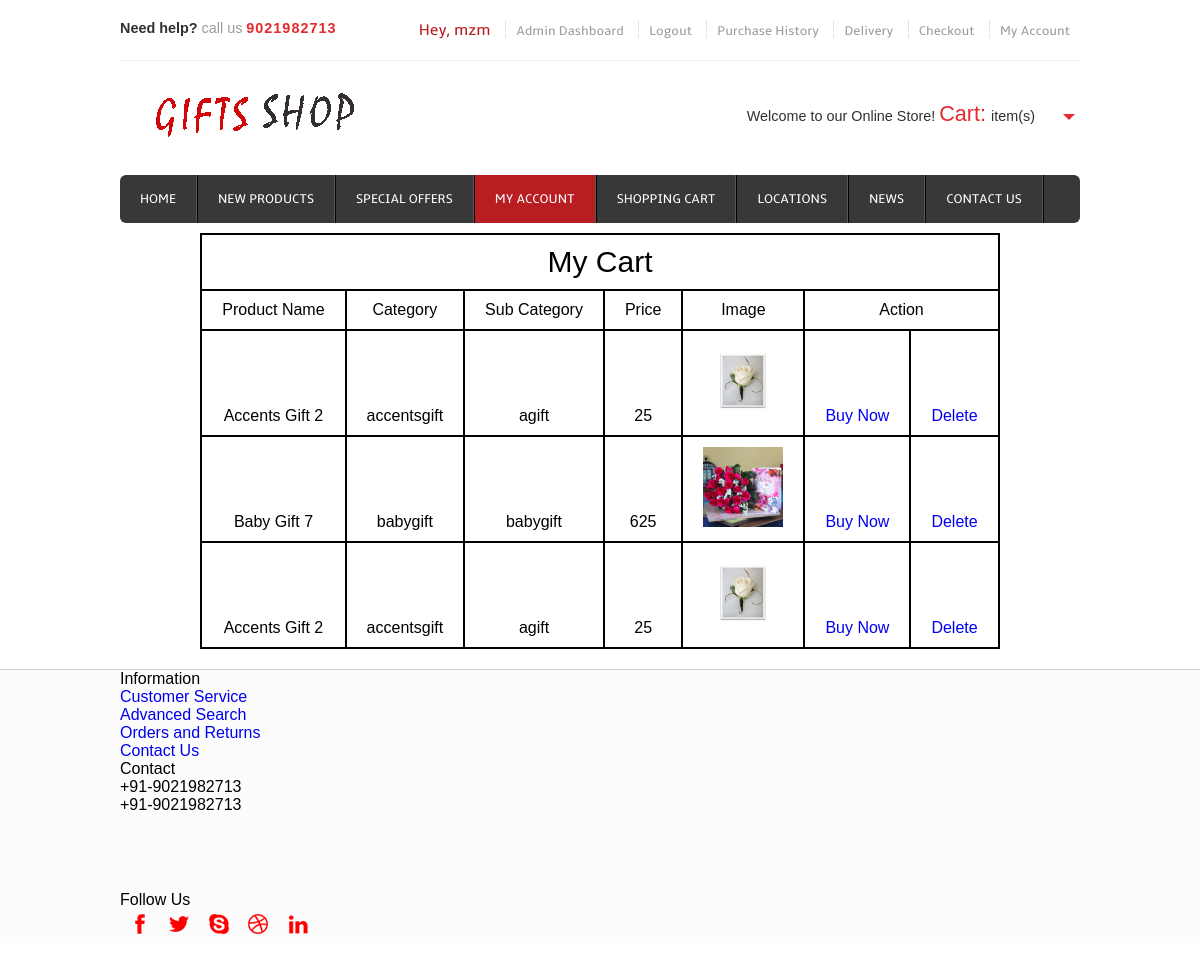
Screenshot of /checkout/ (signed in) with the database file from the repository.
### mycart/models.py (models this page shows)
class Cart(models.Model):
	product_name = models.CharField(max_length=100,null=True)
	desc = models.CharField(max_length=1000,null=True)
	category = models.CharField(max_length=100,null=True)
	subcategory = models.CharField(max_length=100,null=True)
	price = models.IntegerField(null=True)
	usern = models.CharField(max_length=100,null=True)
	Image = models.ImageField(upload_to="shop/images",null=True)
	pub_date = models.DateField()

### mycart/views.py (the view)
# urls.py: path('checkout/', views.checkout,name='checkout'),
def checkout(request):
	cart=Cart.objects.all()
	return render(request,'checkout.html',{"cart":cart})

### templates/checkout.html (shortened to what this page needs)
{% extends 'base.html' %}
{% load static %}
{% block content %}
  <div class="menu">
          <ul>
            <li><a href="/">Home</a></li>
            <li><a href="{% url 'newproducts' %}">New Products</a></li>
            <li><a href="{% url 'specialoffer' %}">Special Offers</a></li>
            <li class="active"><a href="{% url 'myaccount' %}">My Account</a></li>
            <li><a href="{% url 'shoppingcart' %}">Shopping Cart</a></li>
            <li><a href="{% url 'location' %}">Locations</a></li>
            <li><a href="{% url 'news' %}">News</a></li>
            <li><a href="{% url 'contact' %}">Contact Us</a></li>
          </ul>
      </div>
      </div>
  <div class="header_slide">
          <div>
            <table style="border:2px solid black; margin: 0 auto;">
              <tr>
                <th colspan="7"><h1 style="font-size: 30px;">My Cart</h1></th>
              </tr>
              <tr>
                <th>Product Name</th>
                <th>Category</th>
                <th>Sub Category</th>
                <th>Price</th>
                <th>Image</th>
                <th colspan="2">Action</th>
              </tr>
              {% for i in cart %}
              <tr>
                <td>{{i.product_name}}</td>
                <td>{{i.category}}</td>
                <td>{{i.subcategory}}</td>
                <td>{{i.price}}</td>
                <td><img src="/media/{{i.Image}}" style="max-width: 80px; height: 80px;"></td>
                <td><a href="{% url 'buynow' i.id %}">Buy Now</a></td>
                <td><a href="{% url 'deletecartitem' i.id %}">Delete</a></td>
              </tr>
              {% endfor %}
            </table>
           </div>
    </div>
   </div>
</div>
{% endblock %}

### templates/base.html (shortened to what this page needs)
{% load static %}
<!DOCTYPE HTML>
<head>
<link href="{% static 'css/style.css' %}" rel="stylesheet" type="text/css" media="all"/>
<link href="{% static 'css/slider.css' %}" rel="stylesheet" type="text/css" media="all"/>
</head>
<body>
  <div class="wrap">
	<div class="header">
		<div class="headertop_desc">
			<div class="call">
				<p><span>Need help?</span> call us <span class="number">9021982713</span></span></p>
			</div>
			<div class="account_desc">
				<ul>
					{% if user.is_authenticated %}
								<li><a style="font-size: 16px;font-style: bold; color:#B81D22;">Hey, {{user.username}}</a></li>
								{% if user.is_superuser %}
								<li><a href="{% url 'viewallproduct' %}">Admin Dashboard</a></li>
								{% endif %}
								<li><a href="{% url 'logout' %}">Logout</a></li>
								<li><a href="{% url 'logout' %}">Purchase History</a></li>
								{% else %}
									<li><a href="{% url 'register' %}">Register</a></li>
									<li><a href="{% url 'login' %}">Login</a></li>
								{% endif %}
					<li><a href="{% url 'delivery' %}">Delivery</a></li>
					<li><a href="{% url 'checkout' %}">Checkout</a></li>
					<li><a href="{% url 'myaccount' %}">My Account</a></li>
				</ul>
			</div>
		</div>
		<div class="header_top">
			<div class="logo">
				<a href="index.html"><img src="{% static '\images\logo2.png' %}" alt="" /></a>
			</div>
			  <div class="cart">
			  	   <p>Welcome to our Online Store! <span>Cart:</span><div id="dd" class="wrapper-dropdown-2">
			  	   	item(s)
					</div></p>
			  </div>
  </div>
	<div class="header_bottom">
	   {% block content %}
	   {% endblock %}
	    <div class="footer">
   	  <div class="wrap">
	     <div class="section group">
				<div class="col_1_of_5 span_1_of_5">
						<h4>Information</h4>
						<ul>
						<li><a href="contact.html">Customer Service</a></li>
						<li><a href="#">Advanced Search</a></li>
						<li><a href="delivery.html">Orders and Returns</a></li>
						<li><a href="contact.html">Contact Us</a></li>
						</ul>
					</div>
				<div class="col_1_of_5 span_1_of_5">
					<h4>Contact</h4>
						<ul>
							<li><span>+91-9021982713</span></li>
							<li><span>+91-9021982713</span></li>
						</ul>
						<div class="social-icons">
							<h4>Follow Us</h4>
					   		  <ul>
							      <li><a href="#" target="_blank"><img src="{% static 'images/facebook.png' %}" alt="" /></a></li>
							      <li><a href="#" target="_blank"><img src="{% static 'images/twitter.png' %}" alt="" /></a></li>
							      <li><a href="#" target="_blank"><img src="{% static 'images/skype.png' %}" alt="" /> </a></li>
							      <li><a href="#" target="_blank"> <img src="{% static 'images/dribbble.png' %}" alt="" /></a></li>
							      <li><a href="#" target="_blank"> <img src="{% static 'images/linkedin.png' %}" alt="" /></a></li>
						     </ul>
   	 					</div>
				</div>
			</div>
        </div>
</body>
</html>

### static/css/style.css (style rules this page uses)
html,body,div,span,applet,object,iframe,h1,h2,h3,h4,h5,h6,p,blockquote,pre,a,abbr,acronym,address,big,cite,code,del,dfn,em,img,ins,kbd,q,s,samp,small,strike,strong,sub,sup,tt,var,b,u,i,dl,dt,dd,ol,nav ul,nav li,fieldset,form,label,legend,table,caption,tbody,tfoot,thead,tr,th,td,article,aside,canvas,details,embed,figure,figcaption,footer,header,hgroup,menu,nav,output,ruby,section,summary,time,mark,audio,video { margin:0;padding:0;border:0;font-size:100%;font:inherit;vertical-align:baseline; }
ol,ul { list-style:none;margin:0;padding:0; }
table { border-collapse:collapse;border-spacing:0; }
a { text-decoration:none; }
img { max-width:100%; }
body { font-family: Arial, Helvetica, sans-serif; background: #FFF; }
.wrap { width:80%; margin: 0 auto; }
.header { background: #FFF; }
.headertop_desc { padding:20px 0; border-bottom:1px solid #EEE; }
.call { float:left; }
.call p { font-size:0.9em; color:#9C9C9C; }
.call p span { color:#303030; font-size:1em; font-weight:bold; }
.call p span.number { color:#E4292F; font-size:1em; letter-spacing:1px; }
.account_desc { float:right; }
.account_desc li { display:inline; border-left:1px dotted #CCC; }
.account_desc li:first-child { border:none; }
.account_desc li a { font-size:0.823em; color:#9C9C9C; padding:0 10px; font-family: 'ambleregular'; }
.header_top { padding: 20px 0; }
.logo { float: left; }
.cart { float:right; position: relative; padding-right:40px; margin-top:20px; }
.cart p { font-size:0.9em; color:#303030; display:inline-block; }
.cart p span { font-size:1.5em; color:#E4292F; }
.wrapper-dropdown-2 { display:inline-block; margin: 0 auto; font-size:0.9em; color:#303030; padding:0px 5px; cursor: pointer; outline: none; }
.wrapper-dropdown-2:after { content: ""; width: 0; height: 0; position: absolute; right:5px; top: 50%; margin-top:0px; border-width: 6px 6px 0 6px; border-style: solid; border-color:#E4292F transparent; }
.header_bottom { background: #383838; border-radius: 6px; -webkit-border-radius: 6px; -moz-border-rfadius: 6px; -o-border-radius: 6px; }
.menu { float: left; }
.menu li { float:left; }
.menu li a { font-family: 'ambleregular'; font-size:0.823em; text-transform:uppercase; color: #fff; display:block; padding:16px 20px; border-right: 2px ridge #585858; -webkit-transition: all .9s; -moz-transition: all .9s; -o-transition: all .9s; -ms-transition: all .9s; transition: all .9s; }
.menu li a:hover,.menu li.active a { background:#B81D22; }
.menu li:first-child a { border-radius:6px 0 0 6px; -webkit-border-radius:6px 0 0 6px; -moz-border-rfadius:6px 0 0 6px; -o-border-radius:6px 0 0 6px; }
.header_slide { margin-top:10px; }
.footer { position: relative; background: #FCFCFC; border-top: 1px solid #CECECE; margin:20px auto; }
.section { clear: both; padding: 0px; margin: 0px; }
.group:before, .group:after { content: ""; display: table; }
.group:after { clear: both; }
.group { zoom: 1; }
.social-icons { padding-top: 8%; }
.social-icons li { width: 30px; height: 30px; padding: 0px 0 0 5px; margin: 0; display: inline-block; cursor: pointer; }
.group:before, .group:after { content:""; display:table; }
.group:after { clear:both; }
.group { zoom:1; }

### templates/checkout.html (style rules this page uses)
th { border:2px solid black; padding: 10px 20px; }
table { border-radius: 10px; }
td { border:2px solid black; padding: 10px 20px; text-align: center; }

### rows the page displays
Cart: product_name "Accents Gift 2", category "accentsgift", subcategory "agift", price "25", Image (picture)
Cart: product_name "Baby Gift 7", category "babygift", subcategory "babygift", price "625", Image (picture)
Cart: product_name "Accents Gift 2", category "accentsgift", subcategory "agift", price "25", Image (picture)

### other values shown
{{ user.username }} "mzm"
